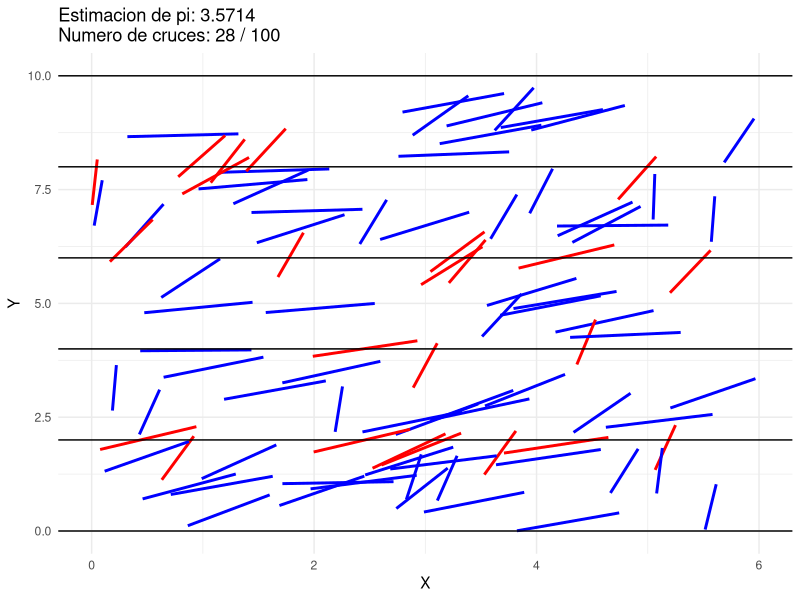
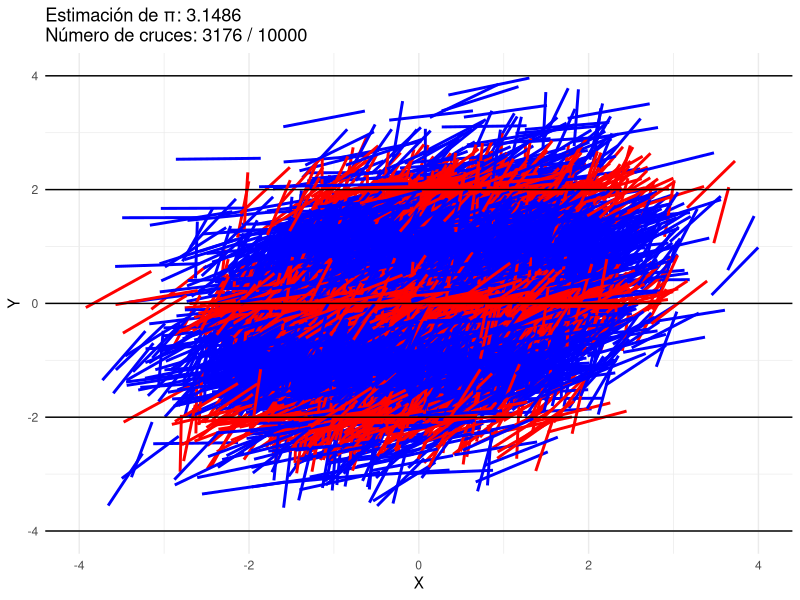

Recreate these plots in R, in order.
# Función para simular el problema de Buffon
buffon_needle <- function(num_drops, needle_length, line_spacing) {
  crossings <- 0
  
  for (i in 1:num_drops) {
    # Generar aleatoriamente la distancia del centro de la aguja a la línea más cercana
    center_distance <- runif(1, 0, line_spacing )
    # Generar aleatoriamente el ángulo de la aguja
    angle <- runif(1, 0, pi / 2)
    
    # Calcular la mitad de la longitud de la aguja
    half_length <- needle_length / 2
    
    # Verificar si la aguja cruza una línea
    if ((center_distance <= half_length * sin(angle))||((line_spacing- half_length * sin(angle))<=center_distance )) {
      crossings <- crossings + 1
    }
  }
  
  # Calcular la probabilidad
  probability <- crossings / num_drops
  estimated_pi <- if (probability > 0) (2 * needle_length) / (line_spacing * probability) else 0
  
  return(list(estimated_pi = estimated_pi, crossings = crossings))
}


# Parámetros
num_drops <- 1000  # Número de lanzamientos de la aguja
needle_length <- 1   # Longitud de la aguja
line_spacing <- 2   # Distancia entre líneas

# Ejecutar la simulación
result <- buffon_needle(num_drops, needle_length, line_spacing)

# Mostrar resultados
cat("Estimacion de π:", result$estimated_pi, "\n")
cat("Numero de cruces:", result$crossings, "\n")



#Para dibujar
# Cargar librerías necesarias
library(ggplot2)

# Función para simular el problema de Buffon en un rectángulo
buffon_needle_plot_rect <- function(num_drops, needle_length, line_spacing, rect_width, rect_height) {
  crossings <- 0
  needles <- data.frame(x1 = numeric(0), y1 = numeric(0), x2 = numeric(0), y2 = numeric(0), color = character(0))
  
  for (i in 1:num_drops) {
    # Generar aleatoriamente el centro y el ángulo de la aguja
    x_center <- runif(1, 0, rect_width)  # Centro aleatorio dentro del ancho del rectángulo
    y_center <- runif(1, 0, rect_height)  # Centro aleatorio dentro de la altura del rectángulo
    angle <- runif(1, 0, pi / 2)
    
    # Calcular la mitad de la longitud de la aguja
    half_length <- needle_length / 2
    
    # Calcular las coordenadas de los extremos de la aguja
    #x1 <- x_center + half_length * cos(angle) - half_length * sin(angle)
    #y1 <- y_center + half_length * sin(angle) + half_length * cos(angle)
    #x2 <- x_center + half_length * cos(angle) + half_length * sin(angle)
    #y2 <- y_center + half_length * sin(angle) - half_length * cos(angle)
    
    x1 <- x_center + half_length * cos(angle) 
    x2 <- x_center - half_length * cos(angle) 
    y1 <- y_center + half_length * sin(angle) 
    y2 <- y_center - half_length * sin(angle) 
    # Comprobar si cruza alguna línea
    for (line in seq(0, rect_height, by = line_spacing)) {
      if ((y2 < line && y1> line)) {
        crossings <- crossings + 1
        color <- 'red'  # Aguja que cruza
        break
      } else {
        color <- 'blue'  # Aguja que no cruza
      }
    }
    
    # Agregar la aguja al data frame
    needles <- rbind(needles, data.frame(x1, y1, x2, y2, color))
  }
  
  # Calcular la probabilidad
  probability <- crossings / num_drops
  estimated_pi <- if (probability > 0) (2 * needle_length) / (line_spacing * probability) else 0
  
  # Graficar
  ggplot() +
    geom_segment(data = needles, aes(x = x1, y = y1, xend = x2, yend = y2, color = color), linewidth = 1) +
    geom_hline(yintercept = seq(0, rect_height, by = line_spacing), color = "black") +
    xlim(0, rect_width) + ylim(0, rect_height) +
    labs(title = paste("Estimacion de pi:", round(estimated_pi, 4), "\nNumero de cruces:", crossings, "/", num_drops),
         x = "X", y = "Y") +
    theme_minimal() +
    scale_color_identity()  # Usar colores originales
  
}

# Parámetros
num_drops <- 100  # Número de lanzamientos de la aguja
needle_length <- 1  # Longitud de la aguja
line_spacing <- 2   # Distancia entre líneas
rect_width <- 6     # Ancho del rectángulo
rect_height <- 10   # Altura del rectángulo

# Ejecutar la simulación y graficar

buffon_needle_plot_rect(num_drops, needle_length, line_spacing, rect_width, rect_height)     


# SI USO NORMAL MULTIVARIADA

#Para dibujar
# Cargar librerías necesarias
library(ggplot2)
library(MASS)

# Función para simular el problema de Buffon en un rectángulo
Normalbuffon_needle_plot_rect <- function(mu=c(0,0),Sigma=matrix(c(1, 0, 0, 1), nrow = 2) ,num_drops, needle_length, line_spacing, rect_width, rect_height) {
  crossings <- 0
  needles <- data.frame(x1 = numeric(0), y1 = numeric(0), x2 = numeric(0), y2 = numeric(0), color = character(0))
  
  for (i in 1:num_drops) {
    # Generar aleatoriamente el centro y el ángulo de la aguja
    punto<-mvrnorm(1, mu, Sigma)
    x_center <- punto[1]
    y_center <- punto[2]
    angle <- runif(1, 0, pi / 2)
    
    # Calcular la mitad de la longitud de la aguja
    half_length <- needle_length / 2
    
    x1 <- x_center + half_length * cos(angle) 
    x2 <- x_center - half_length * cos(angle) 
    y1 <- y_center + half_length * sin(angle) 
    y2 <- y_center - half_length * sin(angle) 
    # Comprobar si cruza alguna línea
    for (line in seq(mu[2]-rect_height, mu[2]+rect_height, by = line_spacing)) {
      if ((y2 < line && y1> line)) {
        crossings <- crossings + 1
        color <- 'red'  # Aguja que cruza
        break
      } else {
        color <- 'blue'  # Aguja que no cruza
      }
    }
    # Agregar la aguja al data frame
    needles <- rbind(needles, data.frame(x1, y1, x2, y2, color))
  }
  
  # Calcular la probabilidad
  probability <- crossings / num_drops
  estimated_pi <- if (probability > 0) (2 * needle_length) / (line_spacing * probability) else 0
  
  # Graficar
  ggplot() +
    geom_segment(data = needles, aes(x = x1, y = y1, xend = x2, yend = y2, color = color), linewidth = 1) +
    geom_hline(yintercept = seq(mu[2]-rect_height, mu[2]+rect_height, by = line_spacing), color = "black") +
    xlim(mu[1]-rect_width,mu[1]+ rect_width) + ylim(mu[2]-rect_height, mu[2]+rect_height) +
    labs(title = paste("Estimación de π:", round(estimated_pi, 4), "\nNúmero de cruces:", crossings, "/", num_drops),
         x = "X", y = "Y") +
    theme_minimal() +
    scale_color_identity()  # Usar colores originales
  
}

# Parámetros

num_drops <- 10000  # Número de lanzamientos de la aguja
needle_length <- 1  # Longitud de la aguja
line_spacing <- 2   # Distancia entre líneas
rect_width <- 4    # Ancho del rectángulo
rect_height <- 4   # Altura del rectángulo

# Ejecutar la simulación y graficar
# Vector de medias
mu <- c(0, 0)  # Media para dos variables
# Matriz de covarianza
Sigma <- matrix(c(1, 0.3, 0.3, 1), nrow = 2)  # Covarianza
Normalbuffon_needle_plot_rect(mu,Sigma,num_drops, needle_length, line_spacing, rect_width, rect_height)     

